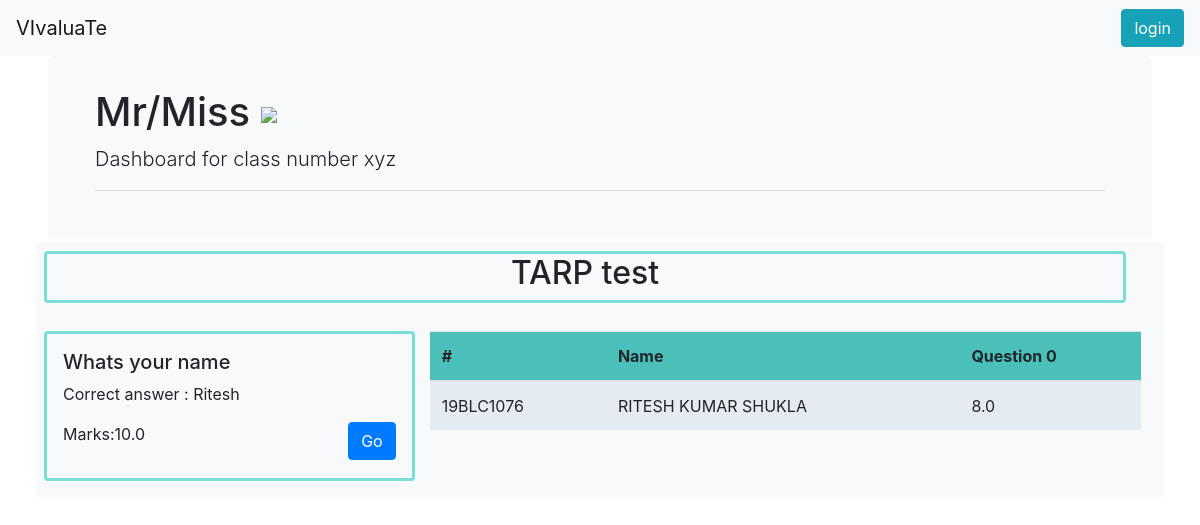
Before: /questionlist/15/2 with the older database file.
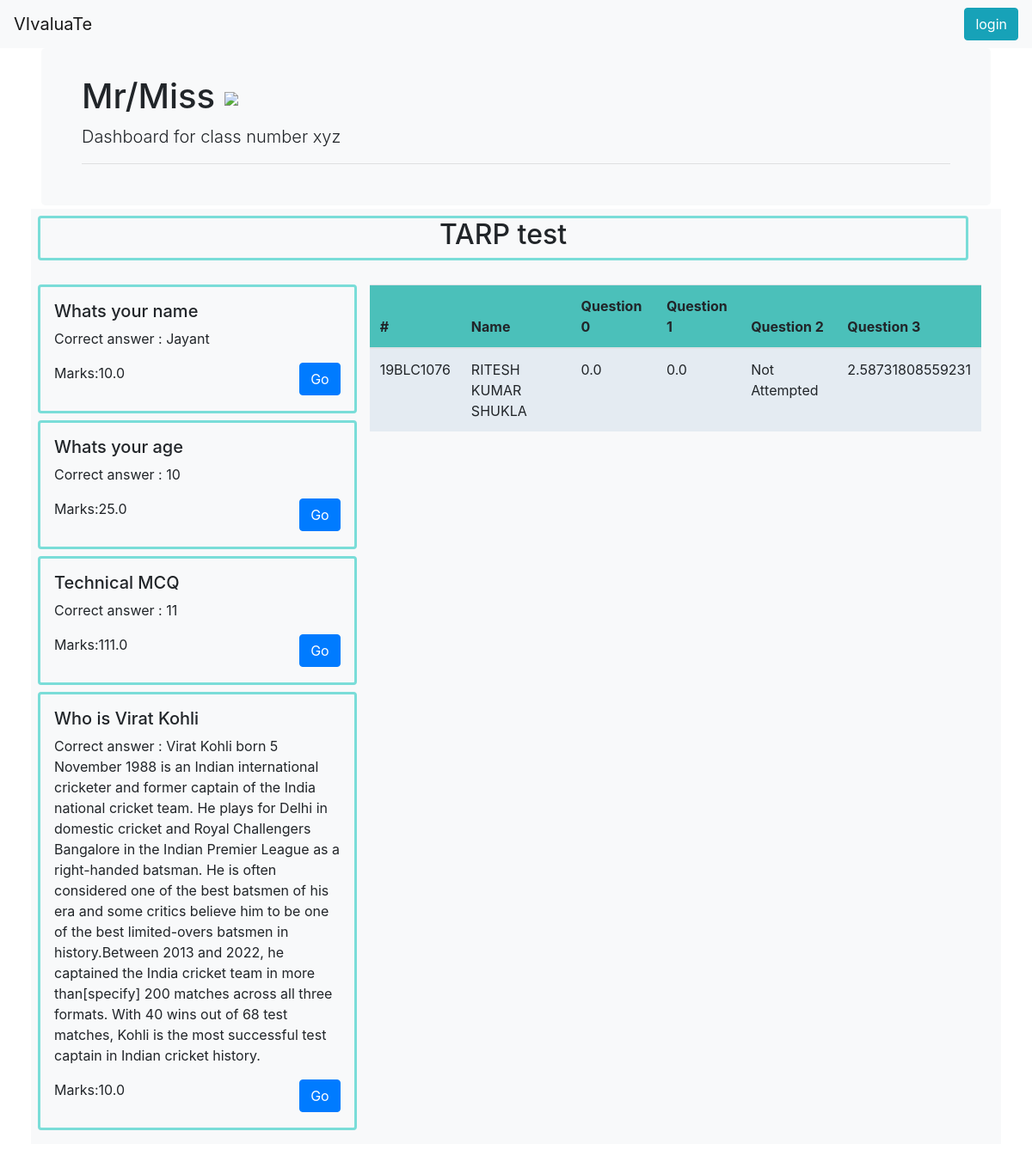
After: the same page with the newer database file.
### OCR/models.py (models this page shows, shortened)
class Question(models.Model):
    question_desc=models.CharField(max_length=200)
    correct_answer=models.CharField(max_length=200)
    marks=models.FloatField()

class Student(models.Model):
    user=models.ForeignKey(User,on_delete=models.CASCADE)
    name=models.CharField(max_length=200)
    register_number=models.CharField(max_length=200,null=True,blank=True)

class Answer(models.Model):
    question=models.ForeignKey(Question,on_delete=models.CASCADE)
    student=models.ForeignKey(Student,on_delete=models.CASCADE)
    submitted=models.ImageField()
    awarded_marks=models.FloatField(null=True,default=True)

### OCR/views.py (the view)
# urls.py: path("questionlist/<str:pk>/<str:pk1>",views.questionList),
def questionList(request,pk,pk1):
    test=Test.objects.get(id=pk)
    classroom=Classroom.objects.get(id=pk1)
    question=test.questions.all()
    l=getStudent(request,pk,pk1)
    s=""
    print(l)
    for i in range(len(question)):
        s+=str(i)
    return render(request,"questionList.html",{"question":question,"pk":pk,"s":s,"pk1":pk1,"test":test,"l":l})

### OCR/views.py (called while the page is built)
def getStudent(request,pk,pk1):
    test=Test.objects.get(id=pk)
    question=test.questions.all()
    s=test.classroom.student.all()
    l=[]
    for i in s:
        m=[i.register_number]
        m+=[i.name]
        for j in question:
            try:
                a=Answer.objects.get(question=j,student=i)
                m+=[a.awarded_marks]
            except:
                m+=["Not Attempted"]
        l+=[m]
    return l

### OCR/templates/questionList.html (shortened to what this page needs)
<!DOCTYPE html>
<html lang="en">
<head>
    <link rel="stylesheet" href="https://cdn.jsdelivr.net/npm/bootstrap@4.0.0/dist/css/bootstrap.min.css"
>
</head>
<body>
<nav class="navbar navbar-expand-lg navbar-light bg-light">
    <a class="navbar-brand" href="#">VIvaluaTe</a>
    <div class="collapse navbar-collapse" id="navbarSupportedContent">
        {% if not request.user.is_authenticated %}
        <button type="button" class="btn btn-info ">
            login
        </button>
        {% endif %}
    </div>
</nav>
<div class="jumbotron centered mx-5 my-0 bg-light" style="padding: 2rem 2rem;">
    <div class="container" >
      <h1 class="display-6">Mr/Miss {{request.user.username}}  <img src="https://img.icons8.com/external-vitaliy-gorbachev-lineal-color-vitaly-gorbachev/60/000000/external-teacher-online-learning-vitaliy-gorbachev-lineal-color-vitaly-gorbachev-1.png"/></h1>
      <p class="lead">Dashboard for class number xyz </p>
      <hr>
    </div>
</div>
<div class="container-fluid bg-light " style=" width: 94%;  ">
    <div class="row my-1 p-2 rounded" style="width:100%;  ">
        <div class="col text-center rounded" style=" width:100%; border-style: solid; border-color: #7addd8;"><h2 >{{test.name}}</h2></div>
    </div>
    <div class="row p-2 rounded">
        <div class="col-4">
            {% for i in question %}
            <div class="row my-2  p-3 rounded " style="border-style: solid; border-color: #7addd8;">
                <div style="width: 100%;">
                    <h5>{{i.question_desc }}</h5>
                    <p>Correct answer : {{i.correct_answer}}</p>
                    <p>Marks:{{i.marks}} <a class="btn btn-primary " href="/question/studentlist/{{i.id}}" role="button" style="float: right;">Go</a></p>
                </div>
            </div>
            {% endfor %}
        </div>
        <div class="col-8 my-2">
            <table class="table table-hover table-striped">
                <thead style="background-color: #4bc0ba;">
                    <tr>
                      <th scope="col">#</th>
                      <th scope="col" >Name</th>
                      {% for i in s %}
                      <th scope="col">Question {{i}}</th>
                     {% endfor %}
                    </tr>
                  </thead>
                  <tbody style="background-color: aliceblue;">
                    {% for i in l %}
                    <tr>
                        {% for j in i%}
                            <td>{{j}}</td>
                        {% endfor %}
                    </tr>
                    {% endfor %}
                </tbody>
            </table>
        </div>
    </div>
</div>
<br>
<br>
</body>
</html>

Changed rows visible on the page:
removed Answer: i "8.0"
changed Question "Whats your name": correct_answer "Ritesh" → "Jayant"
added Question: question_desc "Whats your age", correct_answer "10", marks "25.0"
added Question: question_desc "Technical MCQ", correct_answer "11", marks "111.0"
added Question: question_desc "Who is Virat Kohli", correct_answer "Virat Kohli born 5 November 1988 is an Indian international cricketer and former captain of the India national cricket team. He plays for Delhi in domestic cricket and Royal Challengers Bangalore in the Indian Premier League as a right-handed batsman. He is often considered one of the best batsmen of his era and some critics believe him to be one of the best limited-overs batsmen in history.Between 2013 and 2022, he captained the India cricket team in more than[specify] 200 matches across all three formats. With 40 wins out of 68 test matches, Kohli is the most successful test captain in Indian cricket history.", marks "10.0"
added Answer: i "0.0"
added Answer: i "0.0"
added Answer: i "2.58731808559231"
Other visible differences:
new list line: "Question 1"
new list line: "Question 2"
new list line: "Question 3"
new list line: "Not Attempted"
